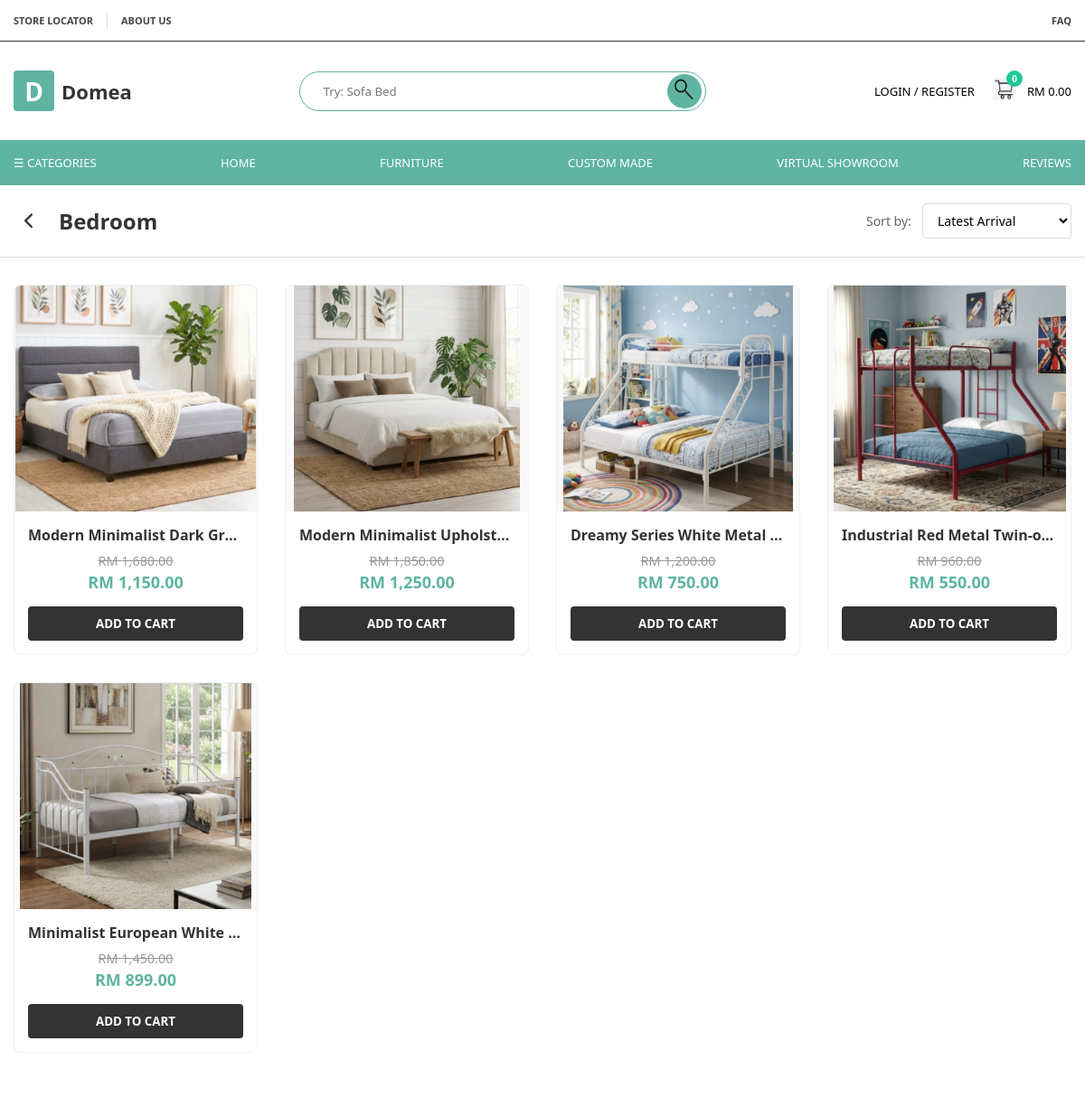
/CATEGORY_PRODUCTS.php, run on the app's committed database.
### tables this page shows
CREATE TABLE `products` (
  `product_id` int(11) NOT NULL,
  `category_id` int(11) NOT NULL,
  `product_name` varchar(255) NOT NULL,
  `description` text DEFAULT NULL,
  `price` decimal(10,2) NOT NULL DEFAULT 0.00,
  `stock_quantity` int(11) DEFAULT 0,
  `product_image` varchar(255) DEFAULT 'default_product.png',
  `image_gallery_1` varchar(255) DEFAULT NULL,
  `image_gallery_2` varchar(255) DEFAULT NULL,
  `image_gallery_3` varchar(255) DEFAULT NULL,
  `status` enum('Active','Inactive') DEFAULT 'Active',
  `created_at` timestamp NOT NULL DEFAULT current_timestamp(),
  `brand` varchar(100) DEFAULT NULL,
  `tags` varchar(255) DEFAULT NULL,
  `compare_at_price` decimal(10,2) DEFAULT 0.00,
  `cost_price` decimal(10,2) DEFAULT 0.00,
  `sku` varchar(50) DEFAULT NULL,
  `low_stock_alert` int(11) DEFAULT 5,
  `variants_color` varchar(100) DEFAULT NULL,
  `variants_size` varchar(100) DEFAULT NULL,
  `variants_material` varchar(100) DEFAULT NULL,
  `weight` decimal(10,2) DEFAULT 0.00,
  `dimensions` varchar(50) DEFAULT NULL
);

### CATEGORY_PRODUCTS.php (the view, shortened to what this page needs)
<?php
include 'db_conn.php';
$category_name = isset($_GET['category']) ? $_GET['category'] : 'Bedroom';
$sort = isset($_GET['sort']) ? $_GET['sort'] : 'latest';
$order_sql = "p.created_at DESC";
switch ($sort) {
    case 'latest':
    default:
        $order_sql = "p.created_at DESC";
        break;
}
$safe_cat_name = $conn->real_escape_string($category_name);
$sql = "SELECT p.*, c.category_name
        FROM products p
        JOIN categories c ON p.category_id = c.category_id
        WHERE c.category_name = '$safe_cat_name'
        AND p.status = 'Active'
        ORDER BY $order_sql";
$result = $conn->query($sql);
?>
<!DOCTYPE html>
<html lang="en">
<head>
    <link rel="stylesheet" href="style.css">
    <link rel="stylesheet" href="category.css">
    <link rel="stylesheet" href="https://cdnjs.cloudflare.com/ajax/libs/font-awesome/6.4.2/css/all.min.css">
</head>
<body>
    <?php include 'navbar.php'; ?>
    <div class="page-content">
        <div class="category-header-bar">
            <div class="container flex-between">
                <div class="header-left">
                    <a href="javascript:history.back()" class="back-link">
                        <i class="fa-solid fa-chevron-left"></i>
                    </a>
                    <h1 class="cat-title"><?php echo htmlspecialchars($category_name); ?></h1>
                </div>
                <div class="header-right">
                    <form action="" method="GET" id="sortForm">
                        <label for="sort" class="sort-label">Sort by:</label>
                        <select name="sort" id="sort" class="sort-select" onchange="document.getElementById('sortForm').submit()">
                            <option value="latest" <?php if($sort == 'latest') echo 'selected'; ?>>Latest Arrival</option>
                        </select>
                    </form>
                </div>
            </div>
        </div>
        <div class="container main-container">
            <div class="products-grid">
                <?php if ($result && $result->num_rows > 0): ?>
                    <?php while($row = $result->fetch_assoc()): ?>
                        <div class="product-card">
                            <a href="PRODUCT_DETAILS.php?id=<?php echo $row['product_id']; ?>" class="img-wrapper-link">
                                <div class="img-wrapper">
                                    <img src="img/<?php echo $row['product_image']; ?>" alt="<?php echo $row['product_name']; ?>">
                                </div>
                            </a>
                            <div class="card-info">
                                <div>
                                    <h3 class="prod-name"><?php echo $row['product_name']; ?></h3>
                                    <?php if($row['compare_at_price'] > 0): ?>
                                        <div class="compare-price">
                                            RM <?php echo number_format($row['compare_at_price'], 2); ?>
                                        </div>
                                    <?php endif; ?>
                                    <p class="prod-price">RM <?php echo number_format($row['price'], 2); ?></p>
                                </div>
                                <form action="add_to_cart.php" method="POST">
                                    <button type="submit" class="add-btn">ADD TO CART</button>
                                </form>
                            </div>
                        </div>
                    <?php endwhile; ?>
                <?php endif; ?>
            </div>
        </div>
    </div>
</body>
</html>

### navbar.php (shortened to what this page needs)
<?php
$nav_cart_count = 0;
$nav_cart_total = 0;
?>
<header class="navbar">
    <div class="top-nav">
        <div class="container flex-between">
            <div class="top-left">
                <a href="STORE-LOCATOR.php">STORE LOCATOR</a>
                <a href="ABOUT-US.php">ABOUT US</a>
            </div>
            <div class="top-right">
                <a href="FAQ.php">FAQ</a>
            </div>
        </div>
    </div>
    <div class="main-header">
        <div class="container flex-between">
            <div class="logo">
                <div class="logo-box">D</div>
                <div class="logo-text">Domea</div>
            </div>
            <div class="search-section">
                <form action="FURNITURE.php" method="GET" class="search-box">
                    <input type="text" name="search" placeholder="Try: Sofa Bed" required
                           value="<?php echo isset($_GET['search']) ? htmlspecialchars($_GET['search']) : ''; ?>">
                    <button type="submit" class="search-icon">
                        <img src="img/Search.png" alt="🔍" style="width:30px; height:30px;">
                    </button>
                </form>
            </div>
            <div class="user-info" style="display: flex; align-items: center; gap: 20px;">
                <div class="login-reg" style="display: flex; align-items: center;">
                    <?php if (isset($_SESSION['user_id'])): ?>
                        <a href="USER-DASHBOARD.php" style="text-decoration: none; color: #333; font-weight: 600;">MY PROFILE</a>
                        <span style="margin: 0 10px; color: #ccc;">|</span>
                        <a href="logout.php" style="color: #e74c3c; text-decoration: none; font-weight: 600;">LOGOUT</a>
                    <?php else: ?>
                        <a href="LOGIN-REGISTER.php">LOGIN / REGISTER</a>
                    <?php endif; ?>
                </div>
                <a href="CART.php" class="cart-box" style="text-decoration: none; display: flex; align-items: center; color: #333;">
                    <div style="position: relative;">
                        <img src="img/cart-icon.png" alt="Cart" style="width: 25px; height: 25px;">
                        <span style="position: absolute; top: -8px; right: -8px; background: #20c997; color: white; border-radius: 50%; padding: 2px 6px; font-size: 10px; font-weight: bold;">
                            <?php echo $nav_cart_count; ?>
                        </span>
                    </div>
                    <span class="cart-amount" style="margin-left: 8px; font-weight: 500;">
                        RM <?php echo number_format($nav_cart_total, 2); ?>
                    </span>
                </a>
            </div>
        </div>
    </div>
    <nav class="category-bar">
        <div class="container nav-links">
            <div class="dropdown-container">
                <a href="" class="menu-btn">☰ CATEGORIES</a>
            </div>
            <a href="HOME.php" class="<?php echo (isset($current_page) && $current_page == 'home') ? 'active' : ''; ?>">HOME</a>
            <a href="FURNITURE.php" class="<?php echo (isset($current_page) && $current_page == 'furniture') ? 'active' : ''; ?>">FURNITURE</a>
            <a href="CUSTOM-MADE.php" class="<?php echo (isset($current_page) && $current_page == 'custom') ? 'active' : ''; ?>">CUSTOM MADE</a>
            <a href="VIRTUAL SHOWROOM.php" class="<?php echo (isset($current_page) && $current_page == 'virtual') ? 'active' : ''; ?>">VIRTUAL SHOWROOM</a>
            <a href="REVIEWS.php" class="<?php echo (isset($current_page) && $current_page == 'reviews') ? 'active' : ''; ?>">REVIEWS</a>
        </div>
    </nav>
</header>

### style.css (style rules this page uses)
* { margin: 0; padding: 0; box-sizing: border-box; font-family: 'Segoe UI', Tahoma, Geneva, Verdana, sans-serif; }
.container { max-width: 1300px; margin: 0 auto; padding: 0 15px; height: 100%; }
.flex-between { display: flex; justify-content: space-between; align-items: center; }
.navbar { position: fixed; top: 0; width: 100%; z-index: 999; background: white; transition: all 0.4s cubic-bezier(0.4, 0, 0.2, 1); }
.top-nav { height: 45px; background: white; overflow: hidden; transition: height 0.4s; }
.top-left, .top-right { display: flex; align-items: center; gap: 15px; }
.top-nav a { text-decoration: none; color: #444; font-size: 11px; font-weight: 600; }
.main-header { height: 110px; background: white; border-top: 1.5px solid #333333; transition: height 0.4s; }
.logo { display: flex; align-items: center; gap: 8px; }
.logo-box { background: #5eb4a1; color: white; font-size: 28px; font-weight: bold; width: 45px; height: 45px; display: flex; align-items: center; justify-content: center; border-radius: 4px; }
.logo-text { font-size: 22px; font-weight: bold; color: #333; }
.search-box { position: relative; width: 450px; }
.search-box input { width: 100%; padding: 12px 25px; border: 1.5px solid #5eb4a1; border-radius: 30px; outline: none; }
.search-icon { position: absolute; right: 5px; top: 50%; transform: translateY(-50%); background: #5eb4a1; border: none; width: 38px; height: 38px; border-radius: 50%; color: white; cursor: pointer; }
.user-info { display: flex; align-items: center; gap: 25px; font-size: 13px; }
.cart-box { display: flex; align-items: center; gap: 5px; font-weight: bold; }
.cart-amount { color: #000000; }
.category-bar { background-color: #5eb4a1; height: 50px; }
.nav-links { display: flex; justify-content: space-between; align-items: center; }
.nav-links a { color: white; text-decoration: none; font-size: 13px; font-weight: 500; display: inline-block; transition: transform 0.2s ease; }
.menu-btn { font-weight: bold; }
.page-content { margin-top: 205px; background: white; }
.login-reg a { text-decoration: none; color: #000000; display: inline-block; transition: transform 0.2s ease; }

### category.css (style rules this page uses)
.category-header-bar { background-color: white; padding: 20px 0; border-bottom: 1px solid #e0e0e0; margin-bottom: 20px; box-shadow: 0 2px 4px rgba(0,0,0,0.02); }
.header-left { display: flex; align-items: center; gap: 15px; }
.back-link { text-decoration: none; color: #333; font-size: 18px; width: 35px; height: 35px; border-radius: 50%; display: flex; align-items: center; justify-content: center; transition: all 0.2s; }
.cat-title { font-size: 24px; font-weight: 700; color: #333; margin: 0; text-transform: capitalize; }
.header-right { display: flex; align-items: center; }
.sort-label { font-size: 14px; color: #666; margin-right: 8px; }
.sort-select { padding: 8px 12px; border: 1px solid #ddd; border-radius: 4px; font-size: 14px; outline: none; cursor: pointer; background-color: white; }
.main-container { padding-top: 10px; }
.products-grid { display: grid; grid-template-columns: repeat(auto-fill, minmax(250px, 1fr)); gap: 30px; padding-bottom: 60px; }
.product-card { background: white; border: 1px solid #eee; border-radius: 8px; overflow: hidden; transition: transform 0.3s ease, box-shadow 0.3s ease; display: flex; flex-direction: column; }
.img-wrapper-link { text-decoration: none; display: block; }
.img-wrapper { height: 250px; width: 100%; background: #f9f9f9; display: flex; align-items: center; justify-content: center; overflow: hidden; }
.img-wrapper img { max-width: 100%; max-height: 100%; object-fit: cover; }
.card-info { padding: 15px; flex-grow: 1; display: flex; flex-direction: column; justify-content: space-between; text-align: center; }
.prod-name { font-size: 16px; font-weight: 600; margin-bottom: 8px; color: #333; white-space: nowrap; overflow: hidden; text-overflow: ellipsis; }
.compare-price { text-decoration: line-through; color: #999; font-size: 0.9rem; margin-bottom: 2px; }
.prod-price { font-size: 18px; color: #5eb4a1; font-weight: bold; margin-bottom: 15px; }
.add-btn { width: 100%; padding: 10px; background-color: #333; color: white; border: none; border-radius: 4px; font-weight: 600; cursor: pointer; transition: background-color 0.2s; }

### navbar.php (style rules this page uses)
.dropdown-container { position: relative; display: inline-block; height: 100%; }
.dropdown-container .menu-btn { height: 100%; display: flex; align-items: center; cursor: pointer; }

### data on the page
products: product_image (picture), product_name "Modern Minimalist Dark Gr…", compare_at_price "1,680.00", price "1,150.00"
products: product_image (picture), product_name "Modern Minimalist Upholst…", compare_at_price "1,850.00", price "1,250.00"
products: product_image (picture), product_name "Dreamy Series White Metal…", compare_at_price "1,200.00", price "750.00"
products: product_image (picture), product_name "Industrial Red Metal Twin-o…", compare_at_price "960.00", price "550.00"
products: product_image (picture), product_name "Minimalist European White…", compare_at_price "1,450.00", price "899.00"

### other printed values
$nav_cart_count "0"
$nav_cart_total "0.00"
$category_name "Bedroom"
